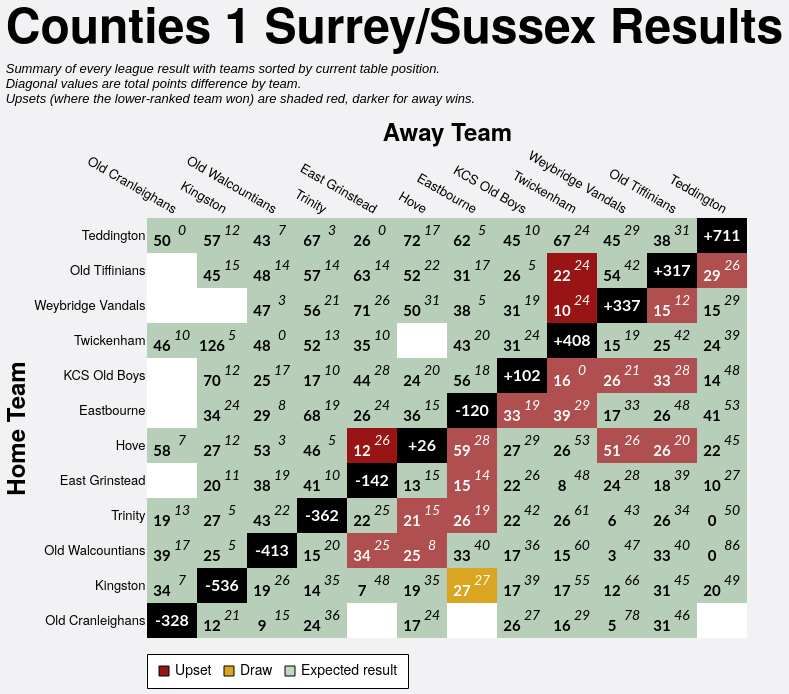

This figure's Vega-Lite source:
### Vega-Lite specification from a JSON file in a GitHub repository (floating-point values rounded to 4 significant figures; data arrays with more than 128 entries replaced by an {"elided": "..."} marker saying what was removed)
{"config": {"axis": {"labelFont": "PT Sans Narrow, Helvetica Neue, Helvetica, Arial, sans-serif", "titleFont": "PT Sans Narrow, Helvetica Neue, Helvetica, Arial, sans-serif", "labelFontSize": 13, "titleFontSize": 24, "gridColor": "#202947", "gridOpacity": 0.2, "zindex": 1}, "text": {"font": "Lato, sans-serif"}, "bar": {"cornerRadiusEnd": 5}, "header": {"labelFont": "PT Sans Narrow, Helvetica Neue, Helvetica, Arial, sans-serif", "titleFont": "PT Sans Narrow, Helvetica Neue, Helvetica, Arial, sans-serif", "labelFontSize": 24, "titleFontSize": 28, "labelFontWeight": "bold", "orient": "left"}, "legend": {"labelFont": "PT Sans Narrow, Helvetica Neue, Helvetica, Arial, sans-serif", "titleFont": "PT Sans Narrow, Helvetica Neue, Helvetica, Arial, sans-serif", "labelFontSize": 14, "titleFontSize": 16, "titlePadding": 5, "fillColor": "white", "strokeColor": "black", "padding": 10, "titleFontWeight": "lighter", "titleFontStyle": "italic", "titleColor": "gray", "offset": 10}, "title": {"font": "PT Sans Narrow, Helvetica Neue, Helvetica, Arial, sans-serif", "fontSize": 48, "fontWeight": "bold", "anchor": "start", "align": "center", "titlePadding": 20, "subtitlePadding": 10, "subtitleFontSize": 13, "subtitleColor": "", "subtitleFontStyle": "italic", "offset": 15, "color": "black"}, "axisX": {"labelAngle": 0}, "facet": {"title": null, "header": null, "align": {"row": "each", "column": "each"}}, "resolve": {"scale": {"y": "independent", "facet": "independent"}}, "background": "#f2f1f4", "scale": {"offsetBandPaddingOuter": 0.2, "offsetBandPaddingInner": 0.1}, "view": {"stroke": null, "background": "transparent"}}, "layer": [{"data": {"name": "data-b7b5dc0f38f27d60a448d0ae7acd0d7a"}, "mark": {"type": "rect"}, "encoding": {"color": {"field": "unexpected_result", "legend": {"labelExpr": "datum.value === 'Upset (Away Win)' ? 'Upset' : datum.value", "labelLimit": 220, "offset": 16, "orient": "bottom", "symbolStrokeColor": "black", "symbolStrokeWidth": 1, "values": ["Upset (Away Win)", "Draw", "Expected result"]}, "scale": {"domain": ["Expected result", "Upset (Home Win)", "Upset (Away Win)", "Draw", "To be played", "N/A"], "range": ["#146f1444", "#991515bb", "#991515", "goldenrod", "white", "black"]}, "title": null, "type": "nominal"}, "opacity": {"condition": {"test": "datum.home_team == param_19['home_team'] || datum.away_team == param_19['home_team'] || !isValid(param_19['home_team'])", "value": 1.0}, "value": 0.1}, "tooltip": [{"field": "home_team", "title": "Home", "type": "nominal"}, {"field": "away_team", "title": "Away", "type": "nominal"}, {"field": "home_score_text", "title": "Home Score", "type": "nominal"}, {"field": "away_score_text", "title": "Away Score", "type": "nominal"}, {"field": "result", "title": "Result", "type": "nominal"}, {"field": "unexpected_result", "title": "Unexpectedness", "type": "nominal"}, {"field": "date", "format": "%d %b %Y", "title": "Date", "type": "temporal"}], "x": {"axis": {"domain": false, "grid": false, "labelAngle": 30, "orient": "top", "ticks": false}, "field": "away_team", "sort": ["Old Cranleighans", "Kingston", "Old Walcountians", "Trinity", "East Grinstead", "Hove", "Eastbourne", "KCS Old Boys", "Twickenham", "Weybridge Vandals", "Old Tiffinians", "Teddington"], "title": "Away Team", "type": "nominal"}, "y": {"axis": {"domain": false, "grid": false, "ticks": false}, "field": "home_team", "sort": ["Teddington", "Old Tiffinians", "Weybridge Vandals", "Twickenham", "KCS Old Boys", "Eastbourne", "Hove", "East Grinstead", "Trinity", "Old Walcountians", "Kingston", "Old Cranleighans"], "title": "Home Team", "type": "nominal"}}, "name": "view_18"}, {"data": {"name": "data-b7b5dc0f38f27d60a448d0ae7acd0d7a"}, "mark": {"type": "text", "fontStyle": "italic", "size": 14, "xOffset": 10, "yOffset": -5}, "encoding": {"color": {"condition": {"test": "(datum.home_team == param_19['home_team'] || datum.away_team == param_19['home_team'] || !isValid(param_19['home_team'])) && datum.unexpected_result == 'Expected result'", "value": "black"}, "value": "white"}, "text": {"field": "away_score_text", "type": "nominal"}, "x": {"field": "away_team", "sort": ["Old Cranleighans", "Kingston", "Old Walcountians", "Trinity", "East Grinstead", "Hove", "Eastbourne", "KCS Old Boys", "Twickenham", "Weybridge Vandals", "Old Tiffinians", "Teddington"], "type": "nominal"}, "y": {"field": "home_team", "sort": ["Teddington", "Old Tiffinians", "Weybridge Vandals", "Twickenham", "KCS Old Boys", "Eastbourne", "Hove", "East Grinstead", "Trinity", "Old Walcountians", "Kingston", "Old Cranleighans"], "type": "nominal"}}, "transform": [{"filter": "datum.away_score_text != '' && datum.away_score_text != 'WO'"}]}, {"data": {"name": "data-b7b5dc0f38f27d60a448d0ae7acd0d7a"}, "mark": {"type": "text", "size": 12, "xOffset": 10, "yOffset": -5}, "encoding": {"color": {"condition": {"test": "(datum.home_team == param_19['home_team'] || datum.away_team == param_19['home_team'] || !isValid(param_19['home_team'])) && datum.unexpected_result == 'Expected result'", "value": "black"}, "value": "white"}, "text": {"field": "away_score_text", "type": "nominal"}, "x": {"field": "away_team", "sort": ["Old Cranleighans", "Kingston", "Old Walcountians", "Trinity", "East Grinstead", "Hove", "Eastbourne", "KCS Old Boys", "Twickenham", "Weybridge Vandals", "Old Tiffinians", "Teddington"], "type": "nominal"}, "y": {"field": "home_team", "sort": ["Teddington", "Old Tiffinians", "Weybridge Vandals", "Twickenham", "KCS Old Boys", "Eastbourne", "Hove", "East Grinstead", "Trinity", "Old Walcountians", "Kingston", "Old Cranleighans"], "type": "nominal"}}, "transform": [{"filter": "datum.away_score_text == 'WO'"}]}, {"data": {"name": "data-b7b5dc0f38f27d60a448d0ae7acd0d7a"}, "mark": {"type": "text", "fontWeight": "bold", "size": 15, "xOffset": -10, "yOffset": 5}, "encoding": {"color": {"condition": {"test": "(datum.home_team == param_19['home_team'] || datum.away_team == param_19['home_team'] || !isValid(param_19['home_team'])) && datum.unexpected_result == 'Expected result'", "value": "black"}, "value": "white"}, "text": {"field": "home_score_text", "type": "nominal"}, "x": {"field": "away_team", "sort": ["Old Cranleighans", "Kingston", "Old Walcountians", "Trinity", "East Grinstead", "Hove", "Eastbourne", "KCS Old Boys", "Twickenham", "Weybridge Vandals", "Old Tiffinians", "Teddington"], "type": "nominal"}, "y": {"field": "home_team", "sort": ["Teddington", "Old Tiffinians", "Weybridge Vandals", "Twickenham", "KCS Old Boys", "Eastbourne", "Hove", "East Grinstead", "Trinity", "Old Walcountians", "Kingston", "Old Cranleighans"], "type": "nominal"}}, "transform": [{"filter": "datum.home_score_text != '' && datum.home_score_text != 'WO'"}]}, {"data": {"name": "data-b7b5dc0f38f27d60a448d0ae7acd0d7a"}, "mark": {"type": "text", "size": 12, "xOffset": -10, "yOffset": 5}, "encoding": {"color": {"condition": {"test": "(datum.home_team == param_19['home_team'] || datum.away_team == param_19['home_team'] || !isValid(param_19['home_team'])) && datum.unexpected_result == 'Expected result'", "value": "black"}, "value": "white"}, "text": {"field": "home_score_text", "type": "nominal"}, "x": {"field": "away_team", "sort": ["Old Cranleighans", "Kingston", "Old Walcountians", "Trinity", "East Grinstead", "Hove", "Eastbourne", "KCS Old Boys", "Twickenham", "Weybridge Vandals", "Old Tiffinians", "Teddington"], "type": "nominal"}, "y": {"field": "home_team", "sort": ["Teddington", "Old Tiffinians", "Weybridge Vandals", "Twickenham", "KCS Old Boys", "Eastbourne", "Hove", "East Grinstead", "Trinity", "Old Walcountians", "Kingston", "Old Cranleighans"], "type": "nominal"}}, "transform": [{"filter": "datum.home_score_text == 'WO'"}]}, {"data": {"name": "data-632306f8b92a861483858ecfe633869c"}, "mark": {"type": "text", "color": "white", "fontWeight": "bold", "size": 16}, "encoding": {"text": {"field": "display_text", "type": "nominal"}, "tooltip": [{"field": "home_team", "title": "Team", "type": "nominal"}, {"field": "display_text", "title": "Points Difference", "type": "nominal"}], "x": {"field": "away_team", "sort": ["Old Cranleighans", "Kingston", "Old Walcountians", "Trinity", "East Grinstead", "Hove", "Eastbourne", "KCS Old Boys", "Twickenham", "Weybridge Vandals", "Old Tiffinians", "Teddington"], "type": "nominal"}, "y": {"field": "home_team", "sort": ["Teddington", "Old Tiffinians", "Weybridge Vandals", "Twickenham", "KCS Old Boys", "Eastbourne", "Hove", "East Grinstead", "Trinity", "Old Walcountians", "Kingston", "Old Cranleighans"], "type": "nominal"}}}], "height": {"step": 35}, "params": [{"name": "param_19", "select": {"type": "point", "clear": "dblclick", "fields": ["home_team"], "on": "click"}, "value": null, "views": ["view_18"]}], "title": {"text": "Counties 1 Surrey/Sussex Results", "subtitle": ["Summary of every league result with teams sorted by current table position.", "Diagonal values are total points difference by team.", "Upsets (where the lower-ranked team won) are shaded red, darker for away wins."]}, "width": {"step": 50}, "$schema": "https://vega.github.io/schema/vega-lite/v5.20.1.json", "datasets": {"data-b7b5dc0f38f27d60a448d0ae7acd0d7a": {"elided": "144 records"}, "data-632306f8b92a861483858ecfe633869c": [{"home_team": "East Grinstead", "away_team": "East Grinstead", "match_id": null, "date": "", "home_score": null, "away_score": null, "home_walkover": null, "away_walkover": null, "result": "N/A", "home_score_text": "", "away_score_text": "", "wo_result": "", "score_text": "", "display_text": "-142", "is_diagonal": true, "result_simple": "N/A", "unexpected_result": "N/A", "unexpected_opacity": 1.0}, {"home_team": "Eastbourne", "away_team": "Eastbourne", "match_id": null, "date": "", "home_score": null, "away_score": null, "home_walkover": null, "away_walkover": null, "result": "N/A", "home_score_text": "", "away_score_text": "", "wo_result": "", "score_text": "", "display_text": "-120", "is_diagonal": true, "result_simple": "N/A", "unexpected_result": "N/A", "unexpected_opacity": 1.0}, {"home_team": "Hove", "away_team": "Hove", "match_id": null, "date": "", "home_score": null, "away_score": null, "home_walkover": null, "away_walkover": null, "result": "N/A", "home_score_text": "", "away_score_text": "", "wo_result": "", "score_text": "", "display_text": "+26", "is_diagonal": true, "result_simple": "N/A", "unexpected_result": "N/A", "unexpected_opacity": 1.0}, {"home_team": "KCS Old Boys", "away_team": "KCS Old Boys", "match_id": null, "date": "", "home_score": null, "away_score": null, "home_walkover": null, "away_walkover": null, "result": "N/A", "home_score_text": "", "away_score_text": "", "wo_result": "", "score_text": "", "display_text": "+102", "is_diagonal": true, "result_simple": "N/A", "unexpected_result": "N/A", "unexpected_opacity": 1.0}, {"home_team": "Kingston", "away_team": "Kingston", "match_id": null, "date": "", "home_score": null, "away_score": null, "home_walkover": null, "away_walkover": null, "result": "N/A", "home_score_text": "", "away_score_text": "", "wo_result": "", "score_text": "", "display_text": "-536", "is_diagonal": true, "result_simple": "N/A", "unexpected_result": "N/A", "unexpected_opacity": 1.0}, {"home_team": "Old Cranleighans", "away_team": "Old Cranleighans", "match_id": null, "date": "", "home_score": null, "away_score": null, "home_walkover": null, "away_walkover": null, "result": "N/A", "home_score_text": "", "away_score_text": "", "wo_result": "", "score_text": "", "display_text": "-328", "is_diagonal": true, "result_simple": "N/A", "unexpected_result": "N/A", "unexpected_opacity": 1.0}, {"home_team": "Old Tiffinians", "away_team": "Old Tiffinians", "match_id": null, "date": "", "home_score": null, "away_score": null, "home_walkover": null, "away_walkover": null, "result": "N/A", "home_score_text": "", "away_score_text": "", "wo_result": "", "score_text": "", "display_text": "+317", "is_diagonal": true, "result_simple": "N/A", "unexpected_result": "N/A", "unexpected_opacity": 1.0}, {"home_team": "Old Walcountians", "away_team": "Old Walcountians", "match_id": null, "date": "", "home_score": null, "away_score": null, "home_walkover": null, "away_walkover": null, "result": "N/A", "home_score_text": "", "away_score_text": "", "wo_result": "", "score_text": "", "display_text": "-413", "is_diagonal": true, "result_simple": "N/A", "unexpected_result": "N/A", "unexpected_opacity": 1.0}, {"home_team": "Teddington", "away_team": "Teddington", "match_id": null, "date": "", "home_score": null, "away_score": null, "home_walkover": null, "away_walkover": null, "result": "N/A", "home_score_text": "", "away_score_text": "", "wo_result": "", "score_text": "", "display_text": "+711", "is_diagonal": true, "result_simple": "N/A", "unexpected_result": "N/A", "unexpected_opacity": 1.0}, {"home_team": "Trinity", "away_team": "Trinity", "match_id": null, "date": "", "home_score": null, "away_score": null, "home_walkover": null, "away_walkover": null, "result": "N/A", "home_score_text": "", "away_score_text": "", "wo_result": "", "score_text": "", "display_text": "-362", "is_diagonal": true, "result_simple": "N/A", "unexpected_result": "N/A", "unexpected_opacity": 1.0}, {"home_team": "Twickenham", "away_team": "Twickenham", "match_id": null, "date": "", "home_score": null, "away_score": null, "home_walkover": null, "away_walkover": null, "result": "N/A", "home_score_text": "", "away_score_text": "", "wo_result": "", "score_text": "", "display_text": "+408", "is_diagonal": true, "result_simple": "N/A", "unexpected_result": "N/A", "unexpected_opacity": 1.0}, {"home_team": "Weybridge Vandals", "away_team": "Weybridge Vandals", "match_id": null, "date": "", "home_score": null, "away_score": null, "home_walkover": null, "away_walkover": null, "result": "N/A", "home_score_text": "", "away_score_text": "", "wo_result": "", "score_text": "", "display_text": "+337", "is_diagonal": true, "result_simple": "N/A", "unexpected_result": "N/A", "unexpected_opacity": 1.0}]}}
